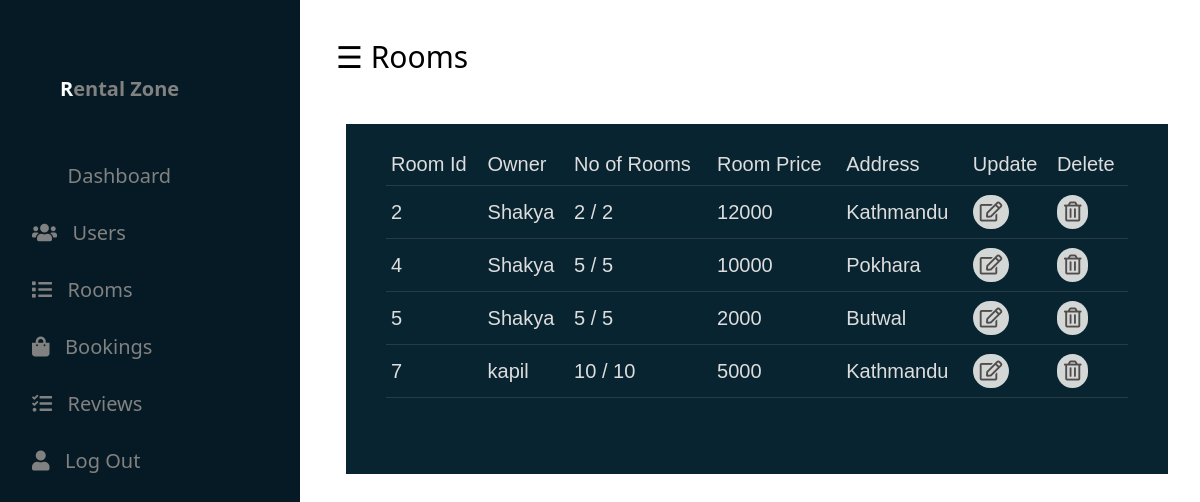
/accounts/dashRoom/, run on an earlier commit of the app's database.
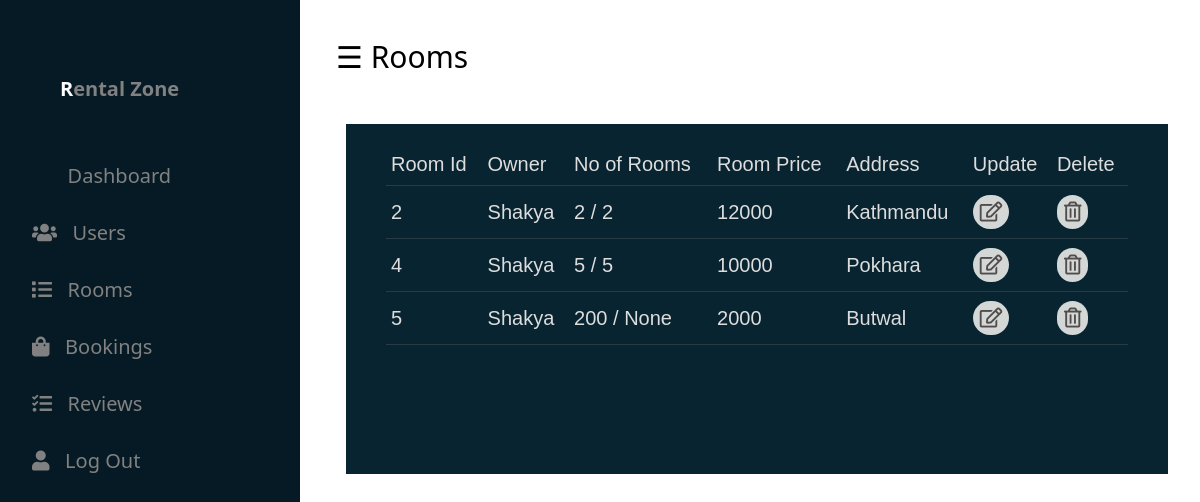
And on a later commit of the database.
### rooms/models.py (models this page shows)
class Room(models.Model):
   owner = models.ForeignKey(CustomUser,on_delete=models.CASCADE)
   number_of_room = models.PositiveIntegerField(default=0,null=True,blank=True)
   available_rooms = models.PositiveIntegerField(default=0,null=True,blank=True)
   room_price = models.PositiveIntegerField(default=0,null=True,blank=True)
   area_of_room = models.CharField(max_length=45,null=True,blank=True)
   floor = models.CharField(max_length=45,null=True,blank=True)
   parking = models.BooleanField(default=False,null=True,blank=True)
   address = models.CharField(max_length=100,null=True,blank=True)
   city = models.CharField(max_length=25,null=True,blank=True)
   state = models.CharField(max_length=25,null=True,blank=True)
   country = models.CharField(max_length=25,null=True,blank=True)
   image1 =  models.ImageField(upload_to='rooms/', null=True, blank=True )
   image2 = models.ImageField(upload_to='rooms/', null=True, blank=True)
   image3 = models.ImageField(upload_to='rooms/', null=True, blank=True)
   image4 = models.ImageField(upload_to='rooms/', null=True, blank=True)
   description = models.TextField(null=True, blank=True)
   map_link= models.TextField(null=True, blank=True)

### accounts/models.py (models this page shows)
class CustomUser(models.Model):
    user = models.OneToOneField(User, on_delete=models.CASCADE)
    phone = models.CharField(max_length=10,null=True,blank=True)
    user_type = models.CharField(max_length=15,null=True,blank=True)
    address =  models.CharField(max_length=30, null=True,blank=True)
    certificate = models.ImageField(upload_to='certificate', null=True,blank=True)
    def __str__(self):
        return self.user.username

### accounts/views.py (the view)
# urls.py: path('dashRoom/',views.dashRoom,name="dashRoom"),
def dashRoom(request):
    rooms = Room.objects.all()
    context = {'rooms':rooms}
    return render(request,'dashboard/dashRoom.html',context)

### templates/dashboard/dashRoom.html (shortened to what this page needs)
{% extends './dashBase.html' %}
{% load static %}
{% block content %}
<div id="main">
  <div class="head">
      <div class="col-div-6">
<span style="font-size:30px;cursor:pointer; color: rgb(0, 0, 0);" class="nav"  >&#9776; Rooms</span>
</div>
<br>
<br>
<br><br>
<div class="col-div-8">
<div class="box-8">
<div class="content-box">
<table class="appointments">
  <thead>
      <td>Room Id</td>
      <td>Owner</td>
      <td>No of Rooms</td>
      <td>Room Price</td>
      <td>Address</td>
      <td>Update</td>
      <td>Delete</td>
  </thead>
  <tbody>
    {% for room in rooms %}
    <tr>
      <td>{{room.id}} </td>
      <td>{{room.owner}}</td>
      <td>{{room.number_of_room}} / {{room.available_rooms}} </td>
      <td>{{room.room_price}}</td>
      <td>{{room.address}} </td>
      <td><a href=" {% url 'editRoom' room.id %} ">  <i class="far fa-edit"></i></a></td>
      <td><a href=" {% url 'deleteRoom' room.id %} "><i class="far fa-trash-alt"></i></a></td>
    </tr>
   {% endfor %}
  </tbody>
          </table>
          </div>
          </div>
          </div>
          </div>
          </div>
        </body>
        {% endblock content %}

### templates/dashboard/dashBase.html (shortened to what this page needs)
{% load static %}
<!Doctype HTML>
<html>
<head>
    <link rel="stylesheet" href=" {% static 'css/dashboard/dashboard.css' %} " type="text/css"/>
    <link rel="stylesheet" href="https://cdnjs.cloudflare.com/ajax/libs/font-awesome/4.7.0/css/font-awesome.min.css">
  <link rel="stylesheet" href="https://cdnjs.cloudflare.com/ajax/libs/font-awesome/4.7.0/css/font-awesome.min.css">
  <link rel="stylesheet" href="https://pro.fontawesome.com/releases/v5.10.0/css/all.css" />
</head>
<body>
{% block content %} {% endblock content %}
</body>
<div id="mySidenav" class="sidenav">
  <a href="/" > <p class="logo"> <span>R</span>ental Zone</a> </p>
  <a href="{% url 'dashboard' %} " class="icon-a"><i class="fa fa-dashboard icons"></i> &nbsp;&nbsp;Dashboard</a>
  <a href=" {% url 'dashUser' %}"class="icon-a"><i class="fa fa-users icons"></i> &nbsp;&nbsp;Users</a>
  <a href="{% url 'dashRoom' %}"class="icon-a"><i class="fa fa-list icons"></i> &nbsp;&nbsp;Rooms</a>
  <a href="{% url 'dashBooking' %}"class="icon-a"><i class="fa fa-shopping-bag icons"></i> &nbsp;&nbsp;Bookings</a>
  <a href="{% url 'dashReview' %}"class="icon-a"><i class="fa fa-tasks icons"></i> &nbsp;&nbsp;Reviews</a>
  <a href="{% url 'logout' %} "class="icon-a"><i class="fa fa-user icons"></i> &nbsp;&nbsp;Log Out</a>
</div>
</html>

### static/css/dashboard/dashboard.css (style rules this page uses)
:root { --white:#ffffff; --bluish:#051a24; --bluish2:#082430; }
body { margin:0px; padding: 0px; background-color:var(--white); overflow: hidden; font-family: system-ui; }
.logo { margin: 0px; margin-left: 28px; font-weight: bold; color: white; margin-bottom: 30px; }
.logo span { color: #ffffff; }
.sidenav { height: 100%; width: 300px; position: fixed; z-index: 1; top: 0; left: 0; background-color: var(--bluish); overflow: hidden; transition: 0.5s; padding-top: 30px; }
.sidenav a { padding: 15px 8px 15px 32px; text-decoration: none; font-size: 20px; color: #818181; display: block; transition: 0.3s; }
.sidenav { position: absolute; top: 0; right: 25px; font-size: 36px; }
#main { transition: margin-left .5s; padding: 16px; margin-left: 300px; }
.head { padding:20px; border: #f1f1f1; }
.col-div-6 { width: 50%; float: left; }
.col-div-8 { width: 70%; float: left; }
.content-box { padding: 20px; }
.box-8, .box-4 { width: 135%; background-color:var(--bluish2); height: 330px; }
.box-8 { margin-left: 10px; display: grid; padding: 0 20px 20px 20px; grid-gap: 20px; align-items: self-start; }
table { font-family: arial, sans-serif; border-collapse: collapse; width: 100%; }
td, tr { text-align: left; padding:15px; color: #ddd; border-bottom: 1px solid #81818140; }
td { padding: 9px 5px; font-size: 20px; }
td i { padding: 7px; color: rgb(82, 76, 76); border-radius: 50px; }
.fa-edit { background: #d3d8d7; }
.fa-trash-alt { background: #d3d8d7; }

What changed in the data, as far as the page shows it:
removed Room: id "7", owner "kapil", number_of_room "10", available_rooms "10", room_price "5000", address "Kathmandu"
changed Room "Butwal": number_of_room "5" → "200"; available_rooms "5" → "None"
